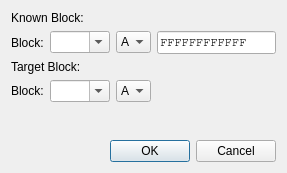
<?xml version="1.0" encoding="UTF-8"?>
<ui version="4.0">
 <class>MF_Attack_hardnestedDialog</class>
 <widget class="QDialog" name="MF_Attack_hardnestedDialog">
  <property name="geometry">
   <rect>
    <x>0</x>
    <y>0</y>
    <width>287</width>
    <height>173</height>
   </rect>
  </property>
  <property name="windowTitle">
   <string>Hardnested Attack</string>
  </property>
  <layout class="QVBoxLayout" name="verticalLayout">
   <item>
    <widget class="QLabel" name="label_3">
     <property name="text">
      <string>Known Block:</string>
     </property>
    </widget>
   </item>
   <item>
    <layout class="QHBoxLayout" name="horizontalLayout">
     <item>
      <widget class="QLabel" name="label_2">
       <property name="text">
        <string>Block:</string>
       </property>
      </widget>
     </item>
     <item>
      <widget class="QComboBox" name="knownKeySectorBox">
       <property name="minimumSize">
        <size>
         <width>60</width>
         <height>0</height>
        </size>
       </property>
       <property name="maximumSize">
        <size>
         <width>60</width>
         <height>16777215</height>
        </size>
       </property>
       <property name="editable">
        <bool>true</bool>
       </property>
      </widget>
     </item>
     <item>
      <widget class="QComboBox" name="knownKeyTypeBox">
       <property name="minimumSize">
        <size>
         <width>35</width>
         <height>0</height>
        </size>
       </property>
       <property name="maximumSize">
        <size>
         <width>35</width>
         <height>16777215</height>
        </size>
       </property>
       <item>
        <property name="text">
         <string>A</string>
        </property>
       </item>
       <item>
        <property name="text">
         <string>B</string>
        </property>
       </item>
      </widget>
     </item>
     <item>
      <widget class="QLineEdit" name="knownKeyBox">
       <property name="font">
        <font>
         <family>Courier</family>
        </font>
       </property>
       <property name="text">
        <string notr="true">FFFFFFFFFFFF</string>
       </property>
      </widget>
     </item>
    </layout>
   </item>
   <item>
    <widget class="QLabel" name="label">
     <property name="text">
      <string>Target Block:</string>
     </property>
    </widget>
   </item>
   <item>
    <layout class="QHBoxLayout" name="horizontalLayout_2">
     <item>
      <widget class="QLabel" name="label_4">
       <property name="text">
        <string>Block:</string>
       </property>
      </widget>
     </item>
     <item>
      <widget class="QComboBox" name="targetKeySectorBox">
       <property name="minimumSize">
        <size>
         <width>60</width>
         <height>0</height>
        </size>
       </property>
       <property name="maximumSize">
        <size>
         <width>60</width>
         <height>16777215</height>
        </size>
       </property>
       <property name="editable">
        <bool>true</bool>
       </property>
      </widget>
     </item>
     <item>
      <widget class="QComboBox" name="targetKeyTypeBox">
       <property name="minimumSize">
        <size>
         <width>35</width>
         <height>0</height>
        </size>
       </property>
       <property name="maximumSize">
        <size>
         <width>35</width>
         <height>16777215</height>
        </size>
       </property>
       <item>
        <property name="text">
         <string>A</string>
        </property>
       </item>
       <item>
        <property name="text">
         <string>B</string>
        </property>
       </item>
      </widget>
     </item>
     <item>
      <spacer name="horizontalSpacer">
       <property name="orientation">
        <enum>Qt::Horizontal</enum>
       </property>
       <property name="sizeHint" stdset="0">
        <size>
         <width>40</width>
         <height>20</height>
        </size>
       </property>
      </spacer>
     </item>
    </layout>
   </item>
   <item>
    <spacer name="verticalSpacer">
     <property name="orientation">
      <enum>Qt::Vertical</enum>
     </property>
     <property name="sizeHint" stdset="0">
      <size>
       <width>20</width>
       <height>31</height>
      </size>
     </property>
    </spacer>
   </item>
   <item>
    <widget class="QDialogButtonBox" name="buttonBox">
     <property name="orientation">
      <enum>Qt::Horizontal</enum>
     </property>
     <property name="standardButtons">
      <set>QDialogButtonBox::Cancel|QDialogButtonBox::Ok</set>
     </property>
    </widget>
   </item>
  </layout>
 </widget>
 <resources/>
 <connections>
  <connection>
   <sender>buttonBox</sender>
   <signal>accepted()</signal>
   <receiver>MF_Attack_hardnestedDialog</receiver>
   <slot>accept()</slot>
   <hints>
    <hint type="sourcelabel">
     <x>248</x>
     <y>254</y>
    </hint>
    <hint type="destinationlabel">
     <x>157</x>
     <y>274</y>
    </hint>
   </hints>
  </connection>
  <connection>
   <sender>buttonBox</sender>
   <signal>rejected()</signal>
   <receiver>MF_Attack_hardnestedDialog</receiver>
   <slot>reject()</slot>
   <hints>
    <hint type="sourcelabel">
     <x>316</x>
     <y>260</y>
    </hint>
    <hint type="destinationlabel">
     <x>286</x>
     <y>274</y>
    </hint>
   </hints>
  </connection>
 </connections>
</ui>
